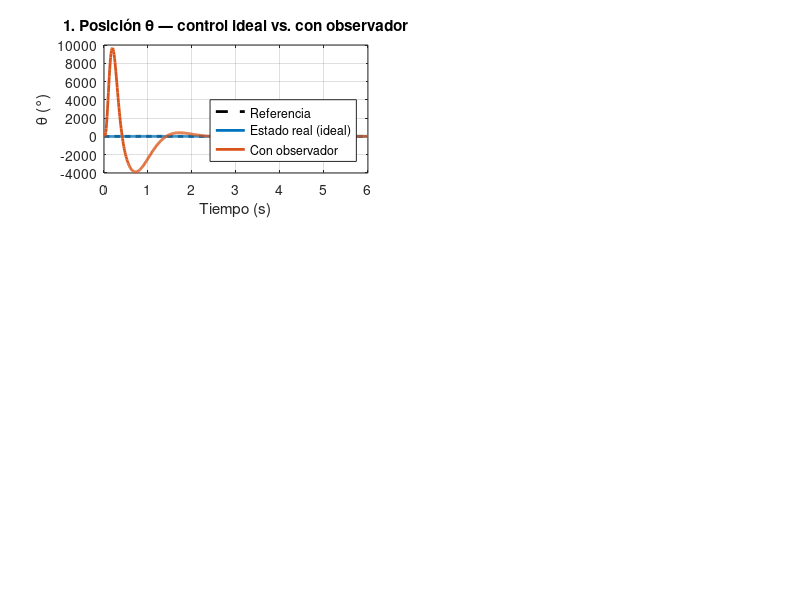

Recreate this plot in MATLAB. (Note: this script raises an error after producing the figure.)
% =========================================================================
% Observador de Estados (Luenberger) en DOMINIO Z - Motor BDC (3x3)
% Aplicación: control de POSICIÓN angular cuando SOLO se mide theta
% Se estiman en tiempo real ia (corriente) y omega (velocidad) y se
% realimenta el ESTADO ESTIMADO: u = -Kz * x_hat + Kdc * r
% Parámetros: planta real (Ra=11, La=0.008, Kb=0.0014, Je=7.56e-4, Be=1e-5)
% =========================================================================
%
% Estructura del lazo:
%
%   r --(Kdc)--+--> [Planta x[k+1]=Phi*x+Gamma*u] --> y = Cd*x
%              |                                        |
%              v                                        v
%        u = -Kz*xhat                              [Observador]
%                                              xhat[k+1] = Phi*xhat
%                                                 + Gamma*u
%                                                 + L*(y - Cd*xhat)
%
% Principio de separación: Kz y L se diseñan por separado; los polos del
% sistema completo son la unión de los polos de (Phi - Gamma*Kz) y de
% (Phi - L*Cd).
% =========================================================================

clear; clc; close all;

disp('=========================================================================');
disp('   Control con Observador de Estados (Luenberger) - Posición Motor BDC   ');
disp('=========================================================================');

%% 1. PARÁMETROS CONFIGURABLES POR EL USUARIO
Mp           = 0.10;   % Sobreimpulso deseado del CONTROLADOR (10 %)
tp           = 1;      % Tiempo pico deseado del CONTROLADOR (s)
Ts           = 0.01;   % Tiempo de muestreo (s)  -> fs = 100 Hz
Ref_grados   = 10;     % Referencia de posición (Grados)
factor_obs   = 5;      % Polos del observador <factor_obs> veces más rápidos
x0_real      = [0; 0; 0];          % Estado inicial REAL del motor
x0_hat       = [0; 0; deg2rad(2)]; % Estado inicial ESTIMADO (con error)

Ref_rad = deg2rad(Ref_grados);

fprintf('--- 1. Especificaciones ---\n');
fprintf('Mp = %.0f%%   tp = %.3f s   Ts = %.3f s\n', Mp*100, tp, Ts);
fprintf('Referencia: %.1f° (%.4f rad)\n', Ref_grados, Ref_rad);
fprintf('Polos del observador: %dx más rápidos que el controlador\n\n', factor_obs);

%% 2. MODELO DE LA PLANTA (CONTINUO -> DISCRETO ZOH)
Ra = 11; La = 0.008; Kb = 0.0014; Je = 0.000756; Be = 0.00001;

A = [-Ra/La, -Kb/La, 0 ;
      Kb/Je, -Be/Je, 0 ;
          0,      1, 0 ];
B = [1/La ; 0 ; 0];
C = [0, 0, 1];   % Solo medimos posición theta (encoder)
D = 0;

sys_c = ss(A, B, C, D);
sys_d = c2d(sys_c, Ts, 'zoh');

Phi   = sys_d.A;
Gamma = sys_d.B;
Cd    = sys_d.C;
Dd    = sys_d.D;
n     = size(Phi,1);

%% 3. CONTROLABILIDAD Y OBSERVABILIDAD
disp('--- 2. Análisis del Par (Phi, Cd) ---');
Co = ctrb(Phi, Gamma);
Ob = obsv(Phi, Cd);
fprintf('rank(Controlabilidad) = %d  (n = %d)\n', rank(Co), n);
fprintf('rank(Observabilidad)  = %d  (n = %d)\n', rank(Ob), n);
if rank(Co) < n, error('Sistema NO controlable.'); end
if rank(Ob) < n, error('Sistema NO observable: imposible estimar estados.'); end
disp('[OK] Sistema controlable Y observable.');
disp(' ');

%% 4. POLOS DESEADOS DEL CONTROLADOR (mapeo s -> z)
% Eq. (3.x): z_i = exp(s_i * Ts) - mapeo exacto de polos por ZOH
zeta  = -log(Mp) / sqrt(pi^2 + log(Mp)^2);
wn    = pi / (tp * sqrt(1 - zeta^2));
sigma = zeta * wn;
wd    = wn * sqrt(1 - zeta^2);

% Tercer polo 10x más rápido para forzar que los polos dominantes sean el par complejo
s_ctrl = [-sigma + 1i*wd, -sigma - 1i*wd, -10*sigma];
P_ctrl = exp(s_ctrl * Ts);

% Asignación de polos en lazo cerrado: u = -Kz*x  ->  (Phi - Gamma*Kz)
Kz = place(Phi, Gamma, P_ctrl);

% Pre-compensador para ganancia DC unitaria (Eq. 7.x del cap. 07)
% Garantiza que ante ref. constante r, la salida en régimen alcance r.
A_cl = Phi - Gamma*Kz;
Kdc  = 1 / (Cd * ((eye(n) - A_cl) \ Gamma));

fprintf('--- 3. Ganancias del Controlador ---\n');
fprintf('Kz   = [%.4f, %.4f, %.4f]\n', Kz(1), Kz(2), Kz(3));
fprintf('Kdc  = %.4f\n\n', Kdc);

%% 5. POLOS DESEADOS DEL OBSERVADOR (más rápidos que el controlador)
s_obs = factor_obs * s_ctrl;     % mismo patrón, pero "factor_obs" veces más rápido
P_obs = exp(s_obs * Ts);

% Diseño por dualidad: L = place(Phi', Cd', P_obs)'
L = place(Phi', Cd', P_obs).';

fprintf('--- 4. Ganancia del Observador ---\n');
fprintf('L = [%.4f; %.4f; %.4f]\n', L(1), L(2), L(3));
fprintf('Polos del observador: '); disp(P_obs.');

%% 6. VERIFICACIÓN DEL PRINCIPIO DE SEPARACIÓN
% Sistema aumentado de orden 2n con estados [x ; e],  e = x - xhat:
%   [x[k+1]]   [Phi - Gamma*Kz   Gamma*Kz ] [x]
%   [e[k+1]] = [     0           Phi - L*Cd] [e]
% Polos del sistema completo = polos controlador U polos observador
Aaug = [Phi - Gamma*Kz, Gamma*Kz ; zeros(n), Phi - L*Cd];
fprintf('Polos del sistema completo (aumentado):\n');
disp(eig(Aaug));
fprintf('Deben coincidir con la unión de P_ctrl y P_obs.\n\n');

%% 7. SIMULACIÓN DINÁMICA NO LINEAL (planta + observador + control)
t_end = 6 * tp;
t_sim = 0:Ts:t_end;
N     = length(t_sim);

Ref = Ref_rad * ones(1, N);

% --- Caso A: control IDEAL con estado REAL (referencia) ---
x_ideal = zeros(n, N); x_ideal(:,1) = x0_real;
u_ideal = zeros(1, N);

% --- Caso B: control con OBSERVADOR (lo que correrá en el micro) ---
x_real = zeros(n, N); x_real(:,1) = x0_real;
xhat   = zeros(n, N); xhat(:,1)   = x0_hat;
u_obs  = zeros(1, N);
y_meas = zeros(1, N);

for k = 1:N-1
    % --- (A) ideal: realimentamos el estado real ---
    u_ideal(k)      = -Kz * x_ideal(:,k) + Kdc * Ref(k);
    x_ideal(:,k+1)  = Phi * x_ideal(:,k) + Gamma * u_ideal(k);

    % --- (B) observador: realimentamos el estado estimado ---
    y_meas(k)       = Cd * x_real(:,k);                 % única medición: posición (encoder)
    u_obs(k)        = -Kz * xhat(:,k) + Kdc * Ref(k);   % ley de control con xhat
    % Planta real evoluciona con la entrada aplicada:
    x_real(:,k+1)   = Phi * x_real(:,k)  + Gamma * u_obs(k);
    % Observador (predictor): Eq. (8.x) del cap. 08
    %   xhat[k+1] = Phi*xhat[k] + Gamma*u[k] + L*(y[k] - Cd*xhat[k])
    % El término (y - Cd*xhat) es la INNOVACIÓN; L pondera cuánto
    % corregir cada estado estimado a partir de esa innovación.
    xhat(:,k+1)     = Phi * xhat(:,k)    + Gamma * u_obs(k) ...
                    + L * (y_meas(k) - Cd * xhat(:,k));
end
y_meas(N)  = Cd * x_real(:,N);
u_ideal(N) = u_ideal(N-1);
u_obs(N)   = u_obs(N-1);

% Errores de estimación
err_ia = x_real(1,:) - xhat(1,:);
err_we = x_real(2,:) - xhat(2,:);
err_th = x_real(3,:) - xhat(3,:);

%% 8. GRÁFICOS
figure('Name', sprintf('Observador Luenberger (Ref %.1f°, tp %.2fs)', Ref_grados, tp), ...
       'Position', [60, 60, 1100, 800], 'Color', 'w');

% 8.1 Posición: ideal vs observador vs referencia
ax1 = subplot(3,2,1);
plot(t_sim, rad2deg(Ref),           'k--', 'LineWidth', 2); hold on;
plot(t_sim, rad2deg(x_ideal(3,:)),  'Color',[0 0.45 0.74], 'LineWidth', 2);
plot(t_sim, rad2deg(x_real(3,:)),   'Color',[0.85 0.33 0.10], 'LineWidth', 2);
title('1. Posición \theta — control ideal vs. con observador');
xlabel('Tiempo (s)'); ylabel('\theta (°)');
legend('Referencia','Estado real (ideal)','Con observador','Location','SouthEast');
grid on; ax1.GridAlpha = 0.3;

% 8.2 Esfuerzo de control
ax2 = subplot(3,2,2);
stairs(t_sim, u_ideal, 'Color',[0 0.45 0.74], 'LineWidth', 1.5); hold on;
stairs(t_sim, u_obs,   'Color',[0.85 0.33 0.10], 'LineWidth', 1.5);
yline(0,'k-','HandleVisibility','off');
title('2. Esfuerzo de control u[k] (V)');
xlabel('Tiempo (s)'); ylabel('V_a (V)');
legend('Ideal','Con observador','Location','NorthEast');
grid on; ax2.GridAlpha = 0.3;

% 8.3 Corriente: real vs estimada
ax3 = subplot(3,2,3);
plot(t_sim, x_real(1,:), 'Color',[0.85 0.33 0.10], 'LineWidth', 2); hold on;
plot(t_sim, xhat(1,:),   'Color',[0 0.45 0.74], 'LineWidth', 1.5, 'LineStyle','--');
title('3. Corriente i_a: real vs. estimada');
xlabel('Tiempo (s)'); ylabel('i_a (A)');
legend('Real','Estimada','Location','best');
grid on; ax3.GridAlpha = 0.3;

% 8.4 Velocidad: real vs estimada
ax4 = subplot(3,2,4);
plot(t_sim, x_real(2,:), 'Color',[0.85 0.33 0.10], 'LineWidth', 2); hold on;
plot(t_sim, xhat(2,:),   'Color',[0 0.45 0.74], 'LineWidth', 1.5, 'LineStyle','--');
title('4. Velocidad \omega: real vs. estimada');
xlabel('Tiempo (s)'); ylabel('\omega (rad/s)');
legend('Real','Estimada','Location','best');
grid on; ax4.GridAlpha = 0.3;

% 8.5 Error de estimación (todos los estados)
ax5 = subplot(3,2,5);
plot(t_sim, err_ia,            'LineWidth', 1.5); hold on;
plot(t_sim, err_we,            'LineWidth', 1.5);
plot(t_sim, rad2deg(err_th),   'LineWidth', 1.5);
yline(0,'k-','HandleVisibility','off');
title('5. Error de estimación e = x - \^x');
xlabel('Tiempo (s)'); ylabel('Error');
legend('e_{i_a} (A)','e_{\omega} (rad/s)','e_{\theta} (°)','Location','best');
grid on; ax5.GridAlpha = 0.3;

% 8.6 Polos del sistema completo
ax6 = subplot(3,2,6);
theta = linspace(0,2*pi,200);
plot(cos(theta), sin(theta), 'k-', 'LineWidth', 1); hold on; axis equal;
plot(real(P_ctrl), imag(P_ctrl), 'bx', 'MarkerSize', 12, 'LineWidth', 2);
plot(real(P_obs),  imag(P_obs),  'rs', 'MarkerSize', 10, 'LineWidth', 2);
xline(0,'k:','HandleVisibility','off'); yline(0,'k:','HandleVisibility','off');
title('6. Polos en plano Z (separación)');
xlabel('Re'); ylabel('Im');
legend('|z| = 1','Controlador','Observador','Location','SouthWest');
grid on; ax6.GridAlpha = 0.3;
xlim([-1.2 1.2]); ylim([-1.2 1.2]);

linkaxes([ax1, ax2, ax3, ax4, ax5], 'x');
xlim(ax1, [0, t_end]);

%% 9. REPORTE NUMÉRICO
info_ideal = stepinfo(x_ideal(3,:), t_sim, Ref_rad);
info_obs   = stepinfo(x_real(3,:),  t_sim, Ref_rad);
disp('--- 5. Verificación de Resultados ---');
fprintf('IDEAL       -> Mp = %.2f%%   tp = %.4f s\n', info_ideal.Overshoot, info_ideal.PeakTime);
fprintf('OBSERVADOR  -> Mp = %.2f%%   tp = %.4f s\n', info_obs.Overshoot,   info_obs.PeakTime);
fprintf('Esperado    -> Mp = %.2f%%   tp = %.4f s\n', Mp*100, tp);
